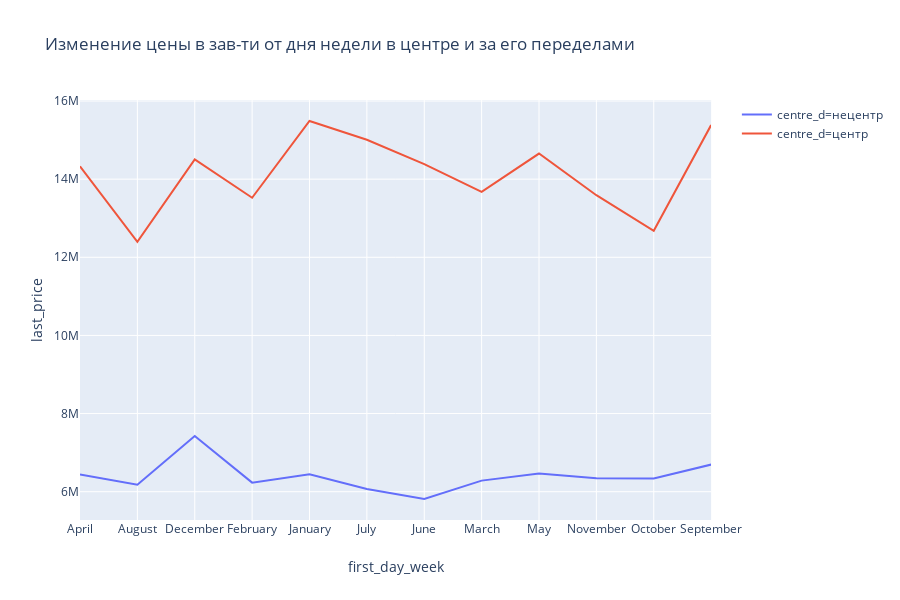

Notebook code cell kept with this figure:
### Markdown cell above
За пределами центра цена практически  не меняется. В центре цена более чувствительна к дням недели.

### Code cell
spb_floor = df_piter.pivot_table(index = ['first_day_week', 'centre_d'], values = 'last_price', aggfunc = 'mean').reset_index()
display(spb_floor)
fig = px.line(spb_floor, x = 'first_day_week', color = 'centre_d', y = 'last_price', title = 'Изменение цены в зав-ти от дня недели в центре и за его переделами')
fig.show()

### Figure 1 — Plotly figure (JSON) as saved in the notebook; plotly's stock layout.template omitted (floating-point values rounded to 4 significant figures)
{"data": [{"hoverlabel": {"namelength": 0}, "hovertemplate": "centre_d=нецентр<br>first_day_week=%{x}<br>last_price=%{y}", "legendgroup": "centre_d=нецентр", "line": {"color": "#636efa", "dash": "solid"}, "mode": "lines", "name": "centre_d=нецентр", "showlegend": true, "type": "scatter", "x": ["April", "August", "December", "February", "January", "July", "June", "March", "May", "November", "October", "September"], "xaxis": "x", "y": [6442000.0, 6179000.0, 7427000.0, 6232000.0, 6449000.0, 6067000.0, 5813000.0, 6284000.0, 6469000.0, 6344000.0, 6339000.0, 6694000.0], "yaxis": "y"}, {"hoverlabel": {"namelength": 0}, "hovertemplate": "centre_d=центр<br>first_day_week=%{x}<br>last_price=%{y}", "legendgroup": "centre_d=центр", "line": {"color": "#EF553B", "dash": "solid"}, "mode": "lines", "name": "centre_d=центр", "showlegend": true, "type": "scatter", "x": ["April", "August", "December", "February", "January", "July", "June", "March", "May", "November", "October", "September"], "xaxis": "x", "y": [14330000.0, 12400000.0, 14510000.0, 13520000.0, 15490000.0, 15010000.0, 14390000.0, 13670000.0, 14660000.0, 13590000.0, 12680000.0, 15380000.0], "yaxis": "y"}], "layout": {"height": 600, "legend": {"tracegroupgap": 0}, "title": {"text": "Изменение цены в зав-ти от дня недели в центре и за его переделами"}, "xaxis": {"anchor": "y", "domain": [0, 0.98], "title": {"text": "first_day_week"}}, "yaxis": {"anchor": "x", "domain": [0, 1], "title": {"text": "last_price"}}}}
